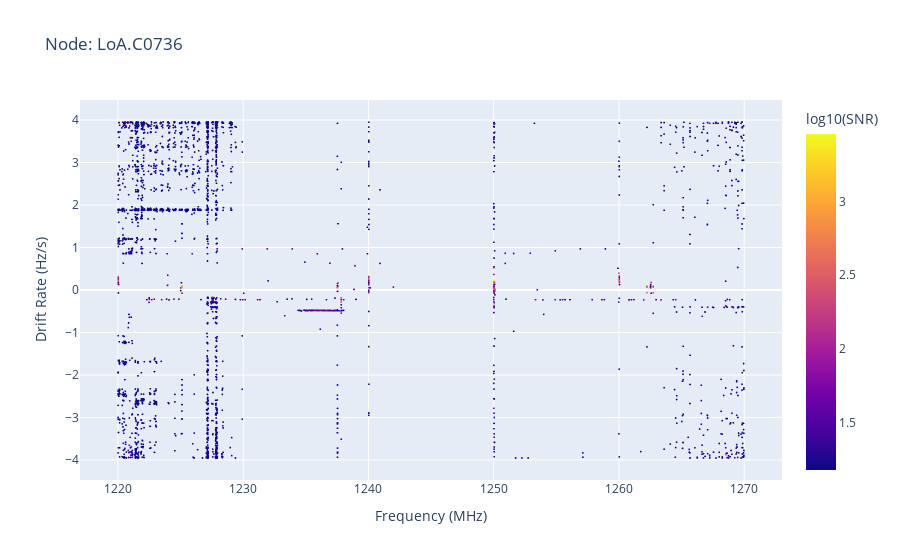

Write notebook code for a chart like this one.
### Code cell
print("Number of hits: ", len(unblanked_bliss_results))

# Add log10 SNR for color scale
unblanked_bliss_results['logSNR'] = np.log10(unblanked_bliss_results['SNR'])

# Make interactive scatter plot
fig = px.scatter(
    unblanked_bliss_results,
    x="Uncorrected_Frequency",
    y="Drift_Rate",
    color="logSNR",
    color_continuous_scale="plasma",       
    hover_name="Top_Hit_#",        
    labels={"Uncorrected_Frequency": "Frequency (MHz)",
            "Drift_Rate": "Drift Rate (Hz/s)",
            "logSNR": "log10(SNR)"},
    title=f"Node: {node}"
)

# Tweak marker size
fig.update_traces(marker=dict(size=2))

fig.show()

### Figure 1 — Plotly figure (JSON) as saved in the notebook; plotly's stock layout.template omitted (floating-point values rounded to 4 significant figures; data arrays with more than 128 entries replaced by an {"elided": "..."} marker saying what was removed)
{"data": [{"hovertemplate": "<b>%{hovertext}</b><br><br>Frequency (MHz)=%{x}<br>Drift Rate (Hz/s)=%{y}<br>log10(SNR)=%{marker.color}<extra></extra>", "hovertext": {"elided": "2953 float values"}, "legendgroup": "", "marker": {"color": {"elided": "2953 float values"}, "coloraxis": "coloraxis", "size": 2, "symbol": "circle"}, "mode": "markers", "name": "", "showlegend": false, "type": "scattergl", "x": {"elided": "2953 float values"}, "xaxis": "x", "y": {"elided": "2953 float values"}, "yaxis": "y"}], "layout": {"coloraxis": {"colorbar": {"title": {"text": "log10(SNR)"}}, "colorscale": [[0, "#0d0887"], [0.1111, "#46039f"], [0.2222, "#7201a8"], [0.3333, "#9c179e"], [0.4444, "#bd3786"], [0.5556, "#d8576b"], [0.6667, "#ed7953"], [0.7778, "#fb9f3a"], [0.8889, "#fdca26"], [1, "#f0f921"]]}, "legend": {"tracegroupgap": 0}, "title": {"text": "Node: LoA.C0736"}, "xaxis": {"anchor": "y", "domain": [0, 1], "title": {"text": "Frequency (MHz)"}}, "yaxis": {"anchor": "x", "domain": [0, 1], "title": {"text": "Drift Rate (Hz/s)"}}}}
